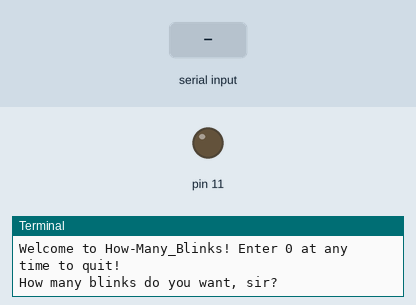
Simulated run of this program. Board: Raspberry Pi (header pin numbers). Shown: output pins drawn as LEDs (lit = HIGH), the last lines printed to the terminal. Dashed ring = blinking. Inputs (shaded band) come from the test bench.

Above: at 1.2 s.
1.3 s: "5" typed at the terminal, then Enter
At 1.7 s:
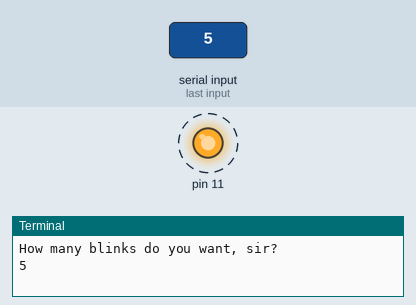
4.3 s: "90" typed at the terminal, then Enter
Timing chart, 0 to 13.3 s (numbered marks = the images above; inputs shaded):
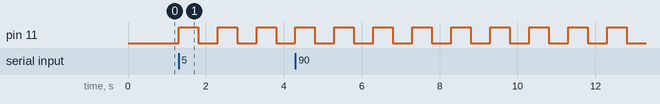

Measured:
- after the input at 1.3 s, pin 11: alternates HIGH for 0.50 s and LOW for 0.50 s, starting at once

The program:

how_many_blinks.py
```python
import RPi.GPIO as GPIO
import time
GPIO.setmode(GPIO.BOARD)
GPIO.setup(11, GPIO.OUT)
print("Welcome to How-Many_Blinks! Enter 0 at any time to quit!")
while True:
    blinks = int(input("How many blinks do you want, sir?\n"))
    if blinks == 0:
        break
    for i in range(0, blinks):  # I'm not using blinks + 1, because I am starting at 0 and
    # 1
        GPIO.output(11, True)
        time.sleep(0.5)
        GPIO.output(11, False)
        time.sleep(0.5)

GPIO.cleanup()  # Always cleanup your mess! (Pro-tip ;-))
```
